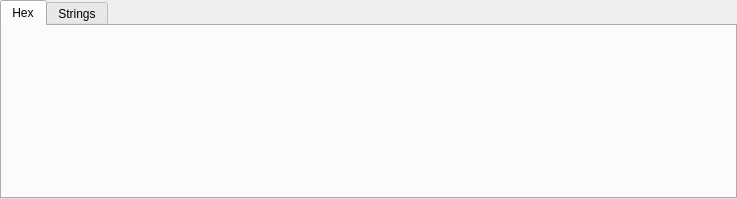
<?xml version="1.0" encoding="UTF-8"?>
<ui version="4.0">
 <class>ToolsWidget</class>
 <widget class="QWidget" name="ToolsWidget">
  <property name="geometry">
   <rect>
    <x>0</x>
    <y>0</y>
    <width>737</width>
    <height>199</height>
   </rect>
  </property>
  <property name="sizePolicy">
   <sizepolicy hsizetype="Fixed" vsizetype="Fixed">
    <horstretch>0</horstretch>
    <verstretch>0</verstretch>
   </sizepolicy>
  </property>
  <property name="windowTitle">
   <string notr="true">Form</string>
  </property>
  <layout class="QVBoxLayout" name="verticalLayout">
   <property name="leftMargin">
    <number>0</number>
   </property>
   <property name="topMargin">
    <number>0</number>
   </property>
   <property name="rightMargin">
    <number>0</number>
   </property>
   <property name="bottomMargin">
    <number>0</number>
   </property>
   <item>
    <widget class="QTabWidget" name="tabWidgetMain">
     <property name="currentIndex">
      <number>0</number>
     </property>
     <widget class="QWidget" name="tabHex">
      <attribute name="title">
       <string notr="true">Hex</string>
      </attribute>
      <layout class="QVBoxLayout" name="verticalLayout_2">
       <property name="leftMargin">
        <number>0</number>
       </property>
       <property name="topMargin">
        <number>0</number>
       </property>
       <property name="rightMargin">
        <number>0</number>
       </property>
       <property name="bottomMargin">
        <number>0</number>
       </property>
       <item>
        <widget class="XHexView" name="widgetHex" native="true"/>
       </item>
      </layout>
     </widget>
     <widget class="QWidget" name="tabStrings">
      <attribute name="title">
       <string>Strings</string>
      </attribute>
      <layout class="QVBoxLayout" name="verticalLayout_3">
       <property name="leftMargin">
        <number>0</number>
       </property>
       <property name="topMargin">
        <number>0</number>
       </property>
       <property name="rightMargin">
        <number>0</number>
       </property>
       <property name="bottomMargin">
        <number>0</number>
       </property>
       <item>
        <widget class="SearchStringsWidget" name="widgetStrings" native="true"/>
       </item>
      </layout>
     </widget>
    </widget>
   </item>
  </layout>
 </widget>
 <customwidgets>
  <customwidget>
   <class>SearchStringsWidget</class>
   <extends>QWidget</extends>
   <header>searchstringswidget.h</header>
   <container>1</container>
  </customwidget>
  <customwidget>
   <class>XHexView</class>
   <extends>QWidget</extends>
   <header>xhexview.h</header>
   <container>1</container>
  </customwidget>
 </customwidgets>
 <resources/>
 <connections/>
</ui>
